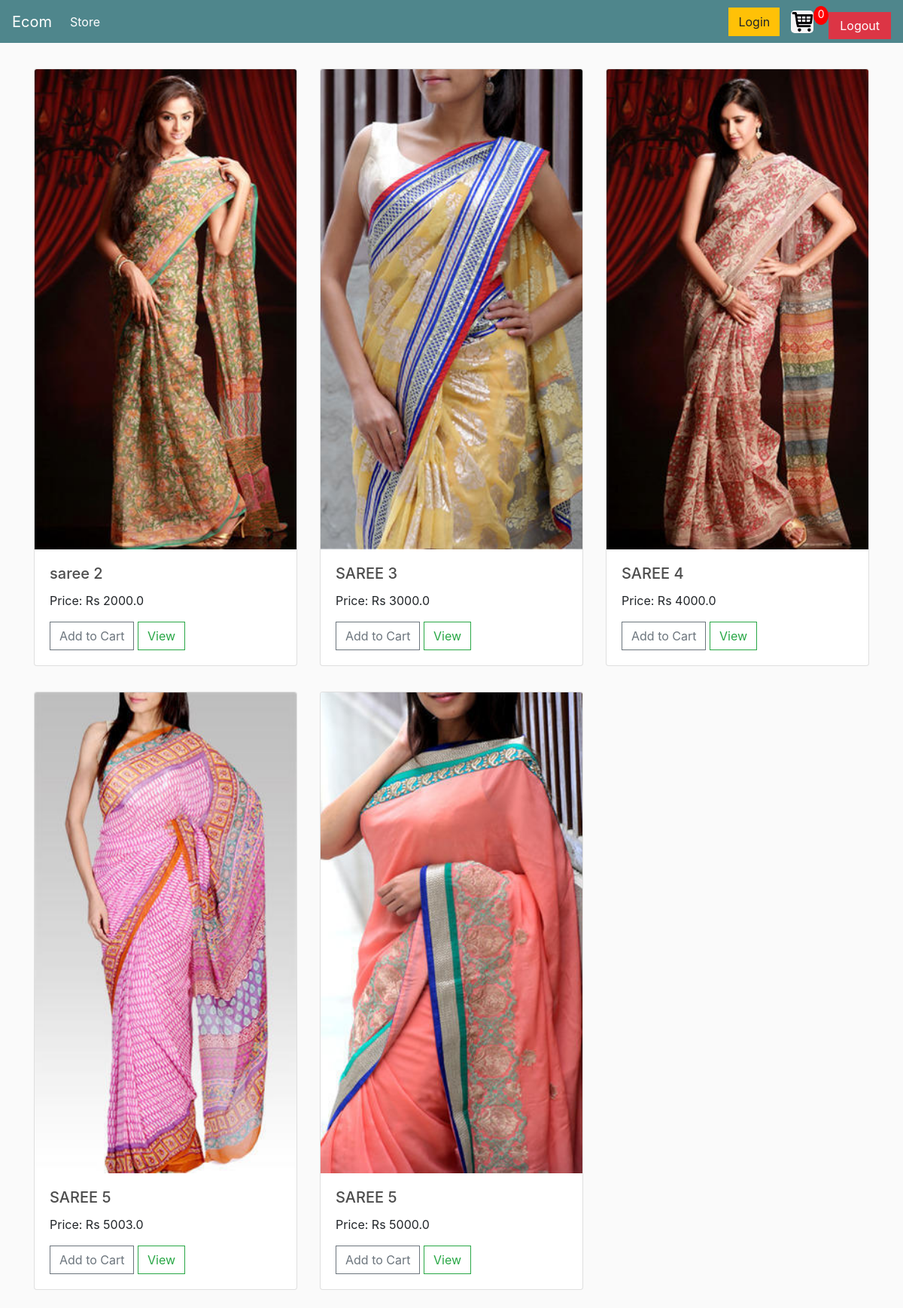
The page / on the database its author committed.
### store/models.py (models this page shows, shortened)
class Product(models.Model):
    name = models.CharField(max_length=200)
    price = models.FloatField()
    digital = models.BooleanField(default=False, null=True, blank=True)
    image = models.ImageField(null=True, blank=True)
    @property
    def imageURL(self):
        try:
            url= self.image.url
        except:
            url=''
        return url

### store/views.py (the view)
# urls.py: path('',include('store.urls'))
def store(request):
    products = Product.objects.all()
    total_quantity = request.session.get('total_quantity', 0)  # Retrieve total_quantity from session
    context = {'products': products, 'total_quantity': total_quantity}
    return render(request, 'store/store.html', context)

### store/templates/store/store.html (shortened to what this page needs)
{% extends 'store/main.html' %}
{% load static %}
{% block content %}
	<div class="row">
		{% for product in products %}
		<div class="col-lg-4">
			<div class="card mb-4">
				<img class="card-img-top" src="{{ product.imageURL }}" alt="{{ product.name }}">
				<div class="card-body">
					<h5 class="card-title">{{ product.name }}</h5>
					<p class="card-text">Price: Rs {{ product.price }}</p>
					<button data-product="{{ product.id }}" data-action="add" data-user="{{ user }}" class="btn btn-outline-secondary update-cart">Add to Cart</button>
					<a href="#" class="btn btn-outline-success">View</a>
				</div>
			</div>
		</div>
		{% endfor %}
	</div>
{% endblock content %}

### store/templates/store/main.html (shortened to what this page needs)
<!DOCTYPE html>
{% load static %}
<html>
<head>
	<link rel="stylesheet" href="https://stackpath.bootstrapcdn.com/bootstrap/4.4.1/css/bootstrap.min.css">
	<link rel="stylesheet" type="text/css" href="{% static 'css/main.css' %}">
</head>
<body>
	<nav class="navbar navbar-expand-lg navbar-dark bg-dark">
	  <a class="navbar-brand" href="{% url 'store' %}">Ecom</a>
	  <div class="collapse navbar-collapse" id="navbarSupportedContent">
	    <ul class="navbar-nav mr-auto">
	      <li class="nav-item active">
	        <a class="nav-link" href="{% url 'store' %}">Store <span class="sr-only">(current)</span></a>
	      </li>
	    </ul>
	    <div class="form-inline my-2 my-lg-0">
	     	<a href="{% url 'login'%}" class="btn btn-warning">Login</a>
	     	<a href="{% url 'cart' %}">
	    		<img id="cart-icon" src="{% static 'images/cart.png' %}" style="width: 30px; height: 30px; border-radius: 5px; object-fit: cover;">
	    	</a>
	    	<p id="cart-total">{{total_quantity}}</p>
	    </div>
		<div style="text-align: center; margin-top: 10px;">
			<a href="{% url 'logout' %}" style="background-color: #dc3545; color: #fff; padding: 8px 15px; border: none; cursor: pointer; text-decoration: none;">Logout</a>
		  </div>
	  </div>
	</nav>
     <div class="container">
        <br>
        {% block content %}
        {% endblock content %}
     </div>

### static/css/main.css (style rules this page uses)
body { background-color: hsl(0, 0%, 98%); }
h1,h2,h3,h4,h5,h6 { color:hsl(0, 0%, 30%); }
.bg-dark { background-color: #4f868c!important; }
#cart-icon { width:25px; display: inline-block; margin-left: 15px; }
#cart-total { display: block; text-align: center; color:#fff; background-color: red; width: 20px; height: 25px; border-radius: 50%; font-size: 14px; }
.col-lg-4, .col-lg-6, .col-lg-8, .col-lg-12 { margin-top: 10px; }
.btn { border-radius: 0; }

### rows shown on the page
Product: imageURL (picture), name "saree 2", price "2000.0"
Product: imageURL (picture), name "SAREE 3", price "3000.0"
Product: imageURL (picture), name "SAREE 4", price "4000.0"
Product: imageURL (picture), name "SAREE 5", price "5003.0"
Product: imageURL (picture), name "SAREE 5", price "5000.0"

### other values the page prints
{{ total_quantity }} "0"
